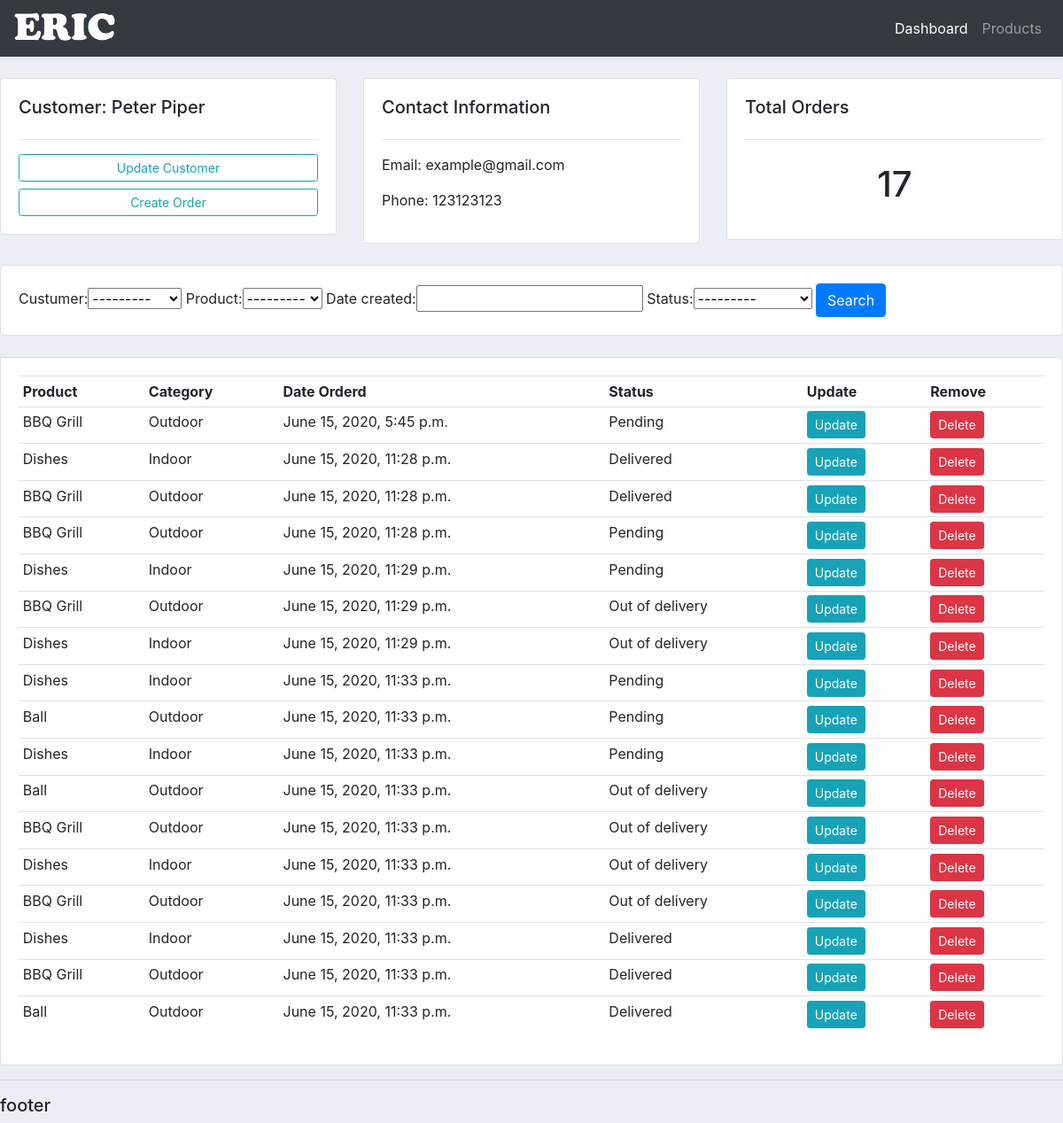
Page /custumer/2 on the committed database.
### accounts/models.py (models this page shows, shortened)
class Custumer(models.Model):
    name = models.CharField(max_length=200, null=True)
    phone = models.CharField(max_length=200, null=True)
    email = models.CharField(max_length=200, null=True)
    date_created = models.DateTimeField(auto_now_add=True)
    def __str__(self):
        return self.name

class Order(models.Model):
    STATUS = (
        ('Pending','Pending'),
        ('Out of delivery','Out of delivery'),
        ('Delivered','Delivered'),
    )
    custumer = models.ForeignKey(Custumer, null=True, on_delete=models.SET_NULL)
    product = models.ForeignKey(Product, null=True, on_delete=models.SET_NULL)
    date_created = models.DateTimeField(auto_now_add=True)
    status = models.CharField(max_length=200, null=True, choices=STATUS)

class Product(models.Model):
    CATEGORY = (
        ('Indoor','Indoor'),
        ('Outdoor','Outdoor'),
    )
    name = models.CharField(max_length=200, null=True)
    price = models.FloatField(null=True)
    category = models.CharField(max_length=200, null=True, choices=CATEGORY)
    description = models.CharField(max_length=200, null=True, blank=True)
    date_created = models.DateTimeField(auto_now_add=True)
    Tag = models.ManyToManyField(Tag)
    def __str__(self):
        return self.name

### accounts/views.py (the view)
# urls.py: path('custumer/<str:id>', views.custumer, name="custumer"),
def custumer(request,id):
    cstumer = Custumer.objects.get(id=id)
    orders = cstumer.order_set.all()
    totalOrders = cstumer.order_set.all().count()
    myFilter = OrderFilter(request.GET, queryset=orders)
    orders = myFilter.qs
    context = {
        'custumer': cstumer,
        'orders': orders,
        'totalOrders': totalOrders,
        'myFilter': myFilter
    }
    return render(request,'accounts/custumer.html',context)

### accounts/templates/accounts/custumer.html
{% extends 'accounts/main.html' %}
{% block content %}
<br>
<div class="row">
	<div class="col-md">
		<div class="card card-body">
			<h5>Customer: {{custumer.name}}</h5>
			<hr>
			<a class="btn btn-outline-info  btn-sm btn-block" href="">Update Customer</a>
			<a class="btn btn-outline-info  btn-sm btn-block" href="{% url 'create_order' custumer.id %}">Create Order</a>
		</div>
	</div>
	<div class="col-md">
		<div class="card card-body">
			<h5>Contact Information</h5>
			<hr>
			<p>Email: {{custumer.email}}</p>
			<p>Phone: {{custumer.phone}}</p>
		</div>
	</div>
	<div class="col-md">
		<div class="card card-body">
			<h5>Total Orders</h5>
			<hr>
			<h1 style="text-align: center;padding: 10px">{{totalOrders}}</h1>
		</div>
	</div>
</div>
<br>
<div class="row">
	<div class="col">
		<div class="card card-body">
			<form method="get">
				{{myFilter.form}}
		    <button class="btn btn-primary" type="submit">Search</button>
		  </form>
		</div>
	</div>
</div>
<br>
<div class="row">
	<div class="col-md">
		<div class="card card-body">
			<table class="table table-sm">
				<tr>
					<th>Product</th>
					<th>Category</th>
					<th>Date Orderd</th>
					<th>Status</th>
					<th>Update</th>
					<th>Remove</th>
				</tr>
				{% for order in orders %}
					<tr>
						<td>{{order.product}}</td>
						<td>{{order.product.category}}</td>
						<td>{{order.date_created}}</td>
						<td>{{order.status}}</td>
						<td><a href="{% url 'update_order' order.id %}" class="btn btn-sm btn-info">Update</a></td>
						<td><a href="{% url 'delete_order' order.id %}" class="btn btn-sm btn-danger">Delete</a></td>
					</tr>
				{% endfor %}
			</table>
		</div>
	</div>
</div>
{% endblock content %}

### static/css/main.css (style rules this page uses)
body { background-color: #ebeff5; }

### rows in the picture
Custumer: name "Peter Piper", email "example@gmail.com", phone "123123123"
Order: product "BBQ Grill", product.category "Outdoor", date_created "June 15, 2020, 5:45 p.m.", status "Pending"
Order: product "Dishes", product.category "Indoor", date_created "June 15, 2020, 11:28 p.m.", status "Delivered"
Order: product "BBQ Grill", product.category "Outdoor", date_created "June 15, 2020, 11:28 p.m.", status "Delivered"
Order: product "BBQ Grill", product.category "Outdoor", date_created "June 15, 2020, 11:28 p.m.", status "Pending"
Order: product "Dishes", product.category "Indoor", date_created "June 15, 2020, 11:29 p.m.", status "Pending"
Order: product "BBQ Grill", product.category "Outdoor", date_created "June 15, 2020, 11:29 p.m.", status "Out of delivery"
Order: product "Dishes", product.category "Indoor", date_created "June 15, 2020, 11:29 p.m.", status "Out of delivery"
Order: product "Dishes", product.category "Indoor", date_created "June 15, 2020, 11:33 p.m.", status "Pending"
Order: product "Ball", product.category "Outdoor", date_created "June 15, 2020, 11:33 p.m.", status "Pending"
Order: product "Dishes", product.category "Indoor", date_created "June 15, 2020, 11:33 p.m.", status "Pending"
Order: product "Ball", product.category "Outdoor", date_created "June 15, 2020, 11:33 p.m.", status "Out of delivery"
Order: product "BBQ Grill", product.category "Outdoor", date_created "June 15, 2020, 11:33 p.m.", status "Out of delivery"
Order: product "Dishes", product.category "Indoor", date_created "June 15, 2020, 11:33 p.m.", status "Out of delivery"
Order: product "BBQ Grill", product.category "Outdoor", date_created "June 15, 2020, 11:33 p.m.", status "Out of delivery"
Order: product "Dishes", product.category "Indoor", date_created "June 15, 2020, 11:33 p.m.", status "Delivered"
Order: product "BBQ Grill", product.category "Outdoor", date_created "June 15, 2020, 11:33 p.m.", status "Delivered"
Order: product "Ball", product.category "Outdoor", date_created "June 15, 2020, 11:33 p.m.", status "Delivered"

### other values in the picture
{{ totalOrders }} "17"
